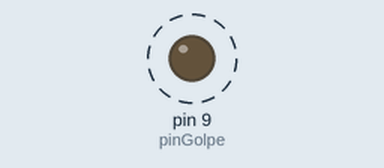
Simulated run of this sketch. Board: Arduino Uno, built with avr-gcc and run on an emulated ATmega328P. Shown: output pins drawn as LEDs (lit = HIGH). Dashed ring = blinking.

Above: at 0.5 s.
Timing chart, 0 to 3.0 s (numbered marks = the images above):
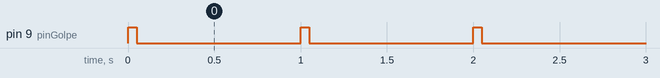

Measured:
- by itself, pin 9 (pinGolpe): alternates HIGH for 0.05 s and LOW for 0.95 s

The sketch:

sketch.ino
```cpp
// ============================================
//  Golpe repetible para excitar membrana
//  El rele (en Wokwi) representa la etapa de
//  potencia; en hardware real usar MOSFET.
//  El LED encendido = solenoide recibiendo pulso.
// ============================================

const int pinGolpe      = 9;    // D9 -> IN del rele
const int duracionGolpe = 50;   // ms que dura el pulso (ver nota abajo)
const int intervalo     = 1000; // ms entre golpe y golpe

void setup() {
  pinMode(pinGolpe, OUTPUT);
  digitalWrite(pinGolpe, LOW);
}

void loop() {
  digitalWrite(pinGolpe, HIGH);            // golpe: el solenoide empuja
  delay(duracionGolpe);
  digitalWrite(pinGolpe, LOW);             // se retira
  delay(intervalo - duracionGolpe);        // espera hasta el proximo golpe
}
```
